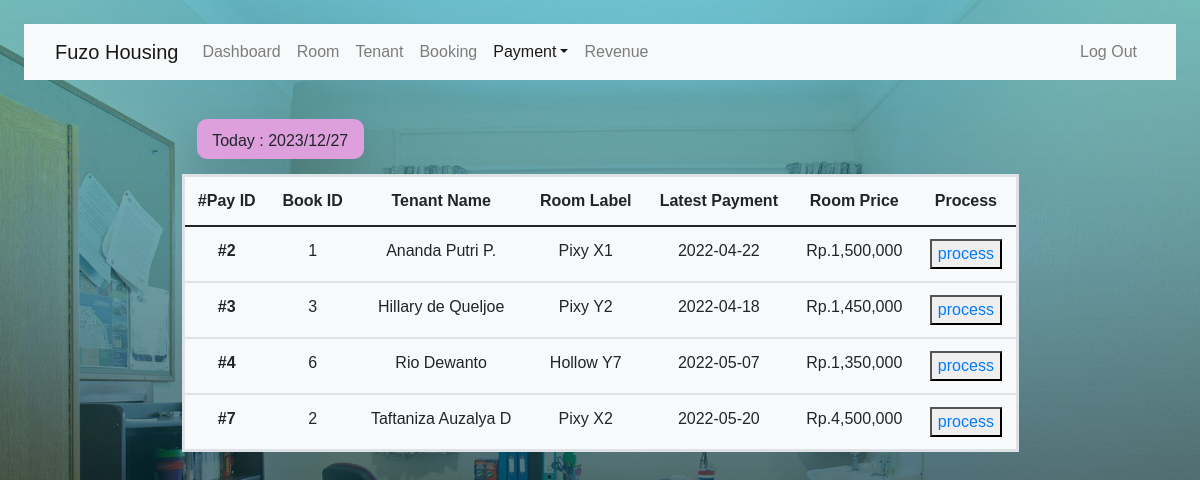
The page /admin/last_payment.php on the database its author committed.
### tables this page shows
CREATE TABLE `payment` (
  `pay_id` int(10) NOT NULL,
  `book_id` int(10) NOT NULL,
  `tenant_name` varchar(50) NOT NULL,
  `tenant_id` int(20) NOT NULL,
  `room_id` int(10) NOT NULL,
  `room_label` varchar(50) NOT NULL,
  `pay_date` date NOT NULL,
  `payment_total` int(50) NOT NULL,
  `pay_methode` varchar(20) NOT NULL
);

### admin/last_payment.php (the view, shortened to what this page needs)
<?php
include "conn.php";
$result = mysqli_query($conn, "SELECT tt.* FROM payment tt INNER JOIN (SELECT book_id, MAX(pay_date) AS MaxDateTime FROM payment GROUP BY book_id) groupedtt ON tt.book_id = groupedtt.book_id AND tt.pay_date = groupedtt.MaxDateTime
");
?>
<!DOCTYPE html>
<html lang="en">
<head>
<link rel="stylesheet" href="css/button.css">
<link href="https://cdn.jsdelivr.net/npm/bootstrap@5.0.2/dist/css/bootstrap.min.css" rel="stylesheet">
<link rel="stylesheet" href="https://cdn.jsdelivr.net/npm/bootstrap@4.3.1/dist/css/bootstrap.min.css">
</head>
<body>
<div class="m-4">
    <nav class="navbar navbar-expand-lg navbar-light bg-light">
        <div class="container-fluid">
            <a href="index.php" class="navbar-brand">Fuzo Housing</a>
            <div class="collapse navbar-collapse" id="navbarCollapse">
                <div class="navbar-nav">
                    <a href="index.php" class="nav-item nav-link">Dashboard</a>
                    <a href="room.php" class="nav-item nav-link">Room</a>
                    <a href="tenant.php" class="nav-item nav-link">Tenant</a>
                    <a href="booking.php" class="nav-item nav-link">Booking</a>
                    <div class="nav-item dropdown">
                        <a href="payment_data.php" class="nav-link dropdown-toggle active" data-bs-toggle="dropdown">Payment</a>
                    </div>
                      <a href="revenue.php" class="nav-item nav-link" tabindex="-1">Revenue</a>
                </div>
                <div class="navbar-nav ms-auto">
                    <a href="logout.php" class="nav-item nav-link " tabindex="-1">Log Out</a>
                </div>
            </div>
        </div>
    </nav>
</div>
<div class="row">
  <div class="column">
      <div class="date">
        <p> Today : <?php echo date("Y/m/d"); ?></p>
      </div>
  <div class="column1">
    <table class="table table-hover bg-light">
  <thead>
    <tr>
      <th scope="col">#Pay ID</th>
      <th scope="col">Book ID</th>
      <th scope="col">Tenant Name</th>
      <th scope="col">Room Label</th>
      <th scope="col">Latest Payment</th>
      <th scope="col">Room Price</th>
      <th scope="col">Process</th>
    </tr>
  </thead>
    <?php while ($row = mysqli_fetch_assoc($result)):?>
  <tbody>
    <tr>
      <th scope="row">#<?php echo $row["pay_id"];?></th>
      <td><?php echo $row["book_id"];?></td>
      <td><?php echo $row["tenant_name"];?></td>
      <td><?php echo $row["room_label"];?></td>
      <td><?php echo $row["pay_date"];?></td>
      <td><?php echo 'Rp.',number_format($row["payment_total"]);?></td>
      <td><button class="button" id="button1"><a href="payment.php?book_id=<?php echo $row["book_id"]; ?>">process</a></button></td>
    </tr>
    <?php endwhile; ?>
  </tbody>
</table>
  </div>
  </div>
</body>
</html>

### admin/last_payment.php (style rules this page uses)
* { font-family: sans-serif; }
body { margin: 0; background-image: linear-gradient(rgba(12, 155, 171, 0.5), rgba(0,0,10,0.75)),url(images/1stfloor.jpeg); background-size: cover; background-position: center; }
table { border-collapse: collapse; width: 100%; border: solid blue; text-align: center; }
.column { width: 70%; height: 85vh; margin-left:auto; margin-right:auto; }
.date { width: 20%; height: 40px; margin: 15px; padding: 10px; background:plum; text-align: center; border-radius: 10px; box-shadow: 0 20px 35px rgba(0, 0, 0, 0.1); }

### rows shown on the page
payment: pay_id "2", book "1", tenant_name "Ananda Putri P.", room_label "Pixy X1", pay_date "2022-04-22", payment_total "1,500,000"
payment: pay_id "3", book "3", tenant_name "Hillary de Queljoe", room_label "Pixy Y2", pay_date "2022-04-18", payment_total "1,450,000"
payment: pay_id "4", book "6", tenant_name "Rio Dewanto", room_label "Hollow Y7", pay_date "2022-05-07", payment_total "1,350,000"
payment: pay_id "7", book "2", tenant_name "Taftaniza Auzalya D", room_label "Pixy X2", pay_date "2022-05-20", payment_total "4,500,000"
